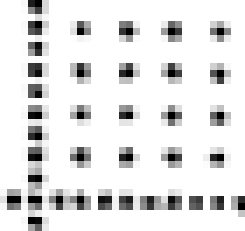
#> input picture p1.tif, 35 x 33 px (shown 7 times larger)
$ python pattern_generator.py
#> lines starting #> are read from the running program, lines starting #| are printed output that depends on the picture
import numpy as np
import matplotlib.pyplot as plt

# خواندن تصویر
image = plt.imread('p1.tif')
#> image is the input picture: shape (33, 35, 3); min 0, max 255, mean 226.7

# بررسی ابعاد تصویر
print("ابعاد تصویر اصلی:", image.shape)  # باید (ارتفاع, عرض, کانال‌ها) باشد
#| ابعاد تصویر اصلی: (33, 35, 3)


a = 160
b = 40
# ایجاد یک آرایه خالی برای ذخیره تصویر نهایی
# ابعاد آرایه باید (ارتفاع تصویر * 40, عرض تصویر * 20, کانال‌های رنگی) باشد
image20x40 = np.zeros((image.shape[0] * b, image.shape[1] * a, image.shape[2]), dtype=image.dtype)

# چسباندن تصویر 20 بار افقی و 40 بار عمودی
for i in range(a):  # تکرار افقی
    for j in range(b):  # تکرار عمودی
        # محاسبه موقعیت برای قرار دادن تصویر
        start_row = j * image.shape[0]
        end_row = (j + 1) * image.shape[0]
        start_col = i * image.shape[1]
        end_col = (i + 1) * image.shape[1]

        # قرار دادن تصویر در موقعیت مناسب
        image20x40[start_row:end_row, start_col:end_col, :] = image
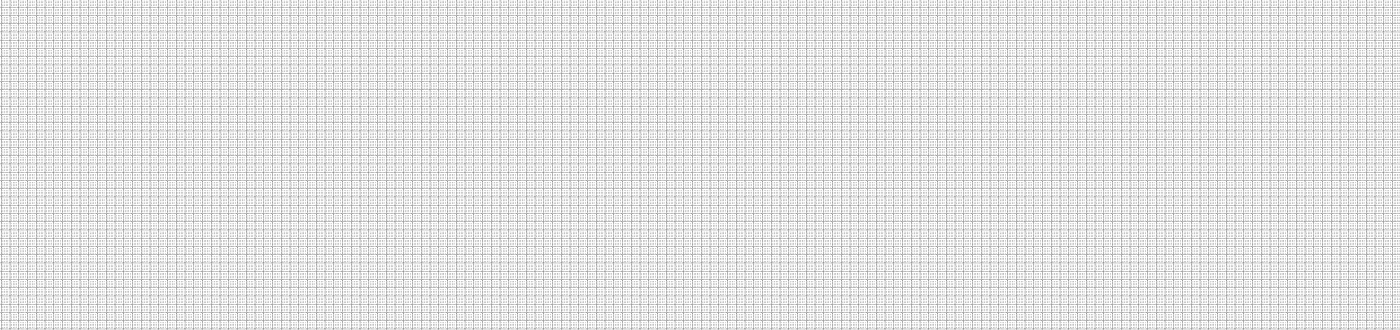
#> image20x40: shape (1320, 5600, 3) (shown at 1/4 size); min 0, max 255, mean 226.7

# نمایش تصویر نهایی
plt.imshow(image20x40)
plt.axis('off')  # غیرفعال کردن محورها
plt.show()
plt.imsave('pattern.jpg', image20x40,dpi = 600)
